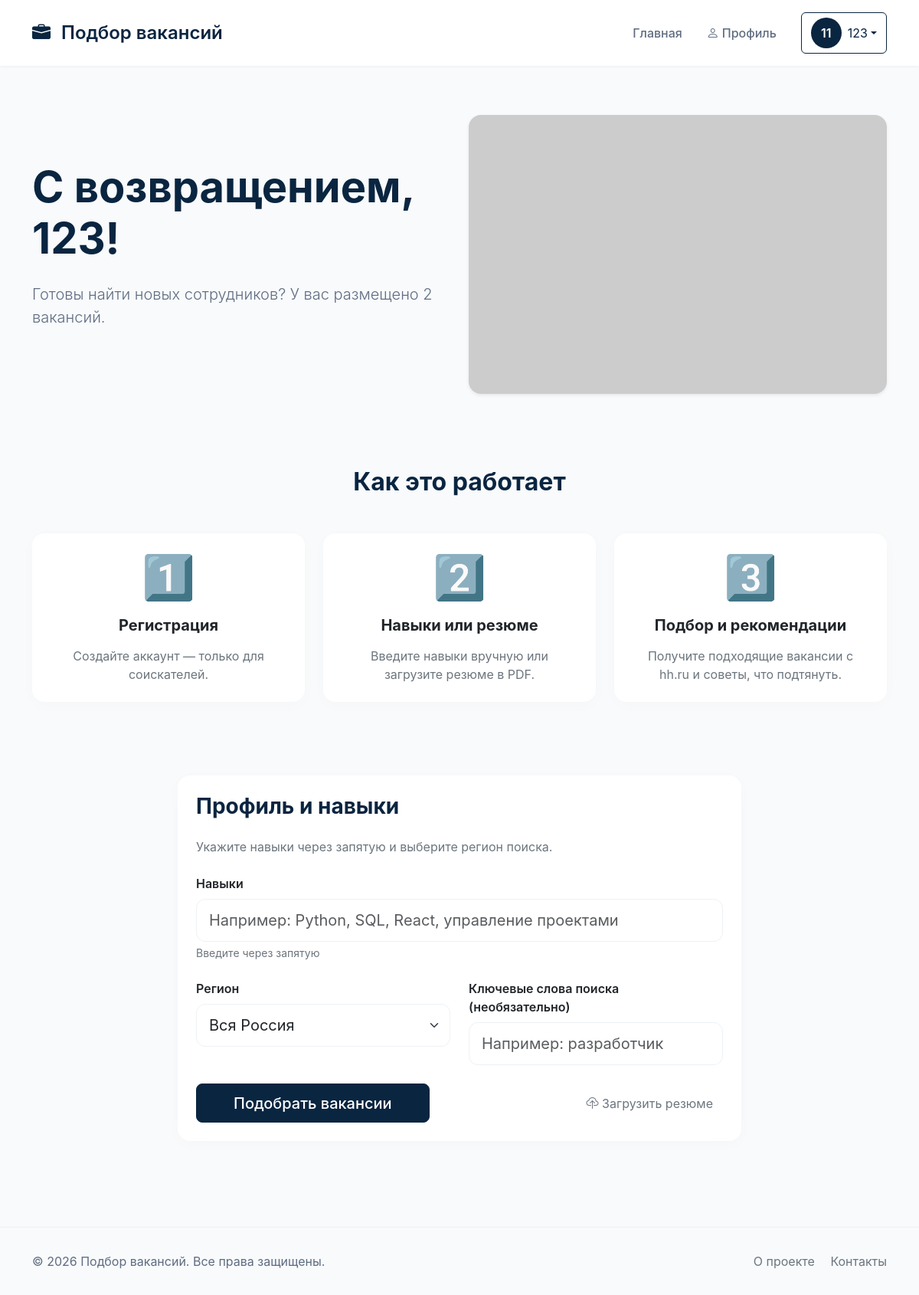
The page / (signed in) on the database its author committed.
### models.py (models this page shows, shortened)
class User(UserMixin, db.Model):
    __tablename__ = 'users'
    id = db.Column(db.Integer, primary_key=True)
    email = db.Column(db.String(120), unique=True, nullable=False)
    password_hash = db.Column(db.String(200), nullable=False)
    first_name = db.Column(db.String(50), nullable=False)
    last_name = db.Column(db.String(50), nullable=False)
    company_name = db.Column(db.String(100), nullable=True)  # Для работодателей
    company_description = db.Column(db.Text, nullable=True)  # Описание компании
    company_website = db.Column(db.String(100), nullable=True)  # Сайт компании
    company_logo = db.Column(db.String(200), nullable=True)  # Путь к логотипу
    phone = db.Column(db.String(20), nullable=True)
    role = db.Column(db.String(20), nullable=False, default='job_seeker')
    created_at = db.Column(db.DateTime, default=datetime.utcnow)
    is_active = db.Column(db.Boolean, default=True)
    skills = db.relationship('UserSkill', back_populates='user', cascade='all, delete-orphan')
    applications = db.relationship('Application', back_populates='applicant',
                                   foreign_keys='Application.applicant_id',
                                   cascade='all, delete-orphan')
    posted_vacancies = db.relationship('Vacancy', back_populates='employer',
                                       foreign_keys='Vacancy.posted_by',
                                       cascade='all, delete-orphan')
    @property
    def is_employer(self):
        return self.role == 'employer'
    @property
    def is_job_seeker(self):
        return self.role == 'job_seeker'

### app.py (the view, shortened to what this page needs)
    @app.route('/', methods=['GET', 'POST'])
    def index():
        results = None
        return render_template('index.html', results=results)

### templates/index.html (shortened to what this page needs)
{% extends "base.html" %}
{% block content %}
<div class="container py-5">
    <div class="row align-items-center">
        <div class="col-lg-6">
            {% if current_user.is_authenticated %}
                <h1 class="display-4 fw-bold mb-4" style="color: #0a2540;">
                    С возвращением,<br>{{ current_user.first_name }}!
                </h1>
                <p class="lead mb-4" style="color: #5f6c80; font-size: 1.25rem;">
                    {% if current_user.is_job_seeker %}
                        Продолжим поиск идеальной работы? У вас {{ current_user.skills|length }} навыков в профиле.
                    {% else %}
                        Готовы найти новых сотрудников? У вас размещено {{ current_user.posted_vacancies|length }} вакансий.
                    {% endif %}
                </p>
            {% endif %}
        </div>
        <div class="col-lg-6">
            <img src="https://via.placeholder.com/600x400/e6f7ff/0a2540?text=Вакансии+hh.ru"
                 alt="Подбор вакансий"
                 class="img-fluid rounded-4 shadow-sm">
        </div>
    </div>
</div>
<div class="container py-5">
    <h2 class="text-center fw-bold mb-5" style="color: #0a2540;">Как это работает</h2>
    <div class="row g-4">
        <div class="col-md-4">
            <div class="card h-100 p-4">
                <div class="text-center mb-3">
                    <span class="display-4">1️⃣</span>
                </div>
                <h3 class="h5 fw-bold text-center mb-3">Регистрация</h3>
                <p class="text-secondary text-center mb-0">Создайте аккаунт — только для соискателей.</p>
            </div>
        </div>
        <div class="col-md-4">
            <div class="card h-100 p-4">
                <div class="text-center mb-3">
                    <span class="display-4">2️⃣</span>
                </div>
                <h3 class="h5 fw-bold text-center mb-3">Навыки или резюме</h3>
                <p class="text-secondary text-center mb-0">Введите навыки вручную или загрузите резюме в PDF.</p>
            </div>
        </div>
        <div class="col-md-4">
            <div class="card h-100 p-4">
                <div class="text-center mb-3">
                    <span class="display-4">3️⃣</span>
                </div>
                <h3 class="h5 fw-bold text-center mb-3">Подбор и рекомендации</h3>
                <p class="text-secondary text-center mb-0">Получите подходящие вакансии с hh.ru и советы, что подтянуть.</p>
            </div>
        </div>
    </div>
</div>
<div class="container py-5" id="search-form">
    <div class="row">
        <div class="col-lg-8 mx-auto">
            <div class="card p-4">
                <h3 class="fw-bold mb-4" style="color: #0a2540;">Профиль и навыки</h3>
                <p class="text-secondary mb-4">Укажите навыки через запятую и выберите регион поиска.</p>
                <form method="POST" action="/">
                    <div class="mb-4">
                        <label for="skills" class="form-label fw-semibold">Навыки</label>
                        <input type="text" class="form-control form-control-lg" id="skills" name="skills"
                               placeholder="Например: Python, SQL, React, управление проектами"
                               value="{{ request.form.get('skills', '') }}">
                        <div class="form-text text-secondary">Введите через запятую</div>
                    </div>
                    <div class="row mb-4">
                        <div class="col-md-6">
                            <label for="region" class="form-label fw-semibold">Регион</label>
                            <select class="form-select form-select-lg" id="region" name="region">
                                <option value="113" selected>Вся Россия</option>
                            </select>
                        </div>
                        <div class="col-md-6">
                            <label for="keywords" class="form-label fw-semibold">Ключевые слова поиска (необязательно)</label>
                            <input type="text" class="form-control form-control-lg" id="keywords" name="keywords"
                                   placeholder="Например: разработчик">
                        </div>
                    </div>
                    <div class="d-grid gap-2 d-md-flex justify-content-md-between align-items-center">
                        <button type="submit" name="action" value="skills" class="btn btn-primary btn-lg px-5">
                            Подобрать вакансии
                        </button>
                        <button type="button" class="btn btn-link text-secondary" data-bs-toggle="modal" data-bs-target="#resumeModal">
                            <i class="bi bi-cloud-upload"></i> Загрузить резюме
                        </button>
                    </div>
                </form>
            </div>
        </div>
    </div>
</div>
{% endblock %}

### templates/base.html (shortened to what this page needs)
<!DOCTYPE html>
<html lang="ru">
<head>
    <link href="https://cdn.jsdelivr.net/npm/bootstrap@5.3.0/dist/css/bootstrap.min.css" rel="stylesheet">
    <link rel="stylesheet" href="https://cdn.jsdelivr.net/npm/bootstrap-icons@1.11.0/font/bootstrap-icons.css">
</head>
<body>
    <nav class="navbar navbar-expand-lg">
        <div class="container">
            <a class="navbar-brand" href="/">
                <i class="bi bi-briefcase-fill me-2" style="color: #0a2540;"></i>
                Подбор вакансий
            </a>
            <div class="collapse navbar-collapse" id="navbarNav">
                <ul class="navbar-nav ms-auto">
                    {% if current_user.is_authenticated %}
                        <li class="nav-item">
                            <a class="nav-link" href="/">Главная</a>
                        </li>
                        <li class="nav-item">
                            <a class="nav-link" href="{{ url_for('auth.profile') }}">
                                <i class="bi bi-person me-1"></i>Профиль
                            </a>
                        </li>
                    {% endif %}
                </ul>
                <div class="ms-3">
                    {% if current_user.is_authenticated %}
                        <div class="dropdown">
                            <button class="btn btn-outline-primary dropdown-toggle d-flex align-items-center" type="button" data-bs-toggle="dropdown">
                                <div class="avatar-circle me-2">
                                    {{ current_user.first_name[0] }}{{ current_user.last_name[0] }}
                                </div>
                                {{ current_user.first_name }}
                            </button>
                        </div>
                    {% else %}
                        <a href="{{ url_for('auth.login') }}" class="btn btn-outline-primary btn-sm">Войти</a>
                        <a href="{{ url_for('auth.register') }}" class="btn btn-primary btn-sm ms-2">Регистрация</a>
                    {% endif %}
                </div>
            </div>
        </div>
    </nav>
    <main>
        {% block content %}{% endblock %}
    </main>
    <footer>
        <div class="container">
            <div class="row">
                <div class="col-md-6">
                    <p class="mb-0">© 2026 Подбор вакансий. Все права защищены.</p>
                </div>
                <div class="col-md-6 text-end">
                    <a href="#" class="text-decoration-none text-secondary me-3">О проекте</a>
                    <a href="#" class="text-decoration-none text-secondary">Контакты</a>
                </div>
            </div>
        </div>
    </footer>
</body>
</html>

### templates/base.html (style rules this page uses)
body { background-color: #f8fafc; font-family: -apple-system, BlinkMacSystemFont, 'Segoe UI', Roboto, Oxygen, Ubuntu, sans-serif; }
.navbar { background-color: white !important; box-shadow: 0 1px 3px rgba(0,0,0,0.05); padding: 1rem 0; }
.navbar-brand { font-weight: 600; color: #0a2540 !important; font-size: 1.5rem; }
.nav-link { color: #5f6c80 !important; font-weight: 500; margin: 0 0.5rem; }
.btn-primary { background-color: #0a2540; border-color: #0a2540; padding: 0.6rem 1.5rem; font-weight: 500; }
.btn-outline-primary { border-color: #0a2540; color: #0a2540; }
.card { border: none; border-radius: 16px; box-shadow: 0 4px 20px rgba(0,0,0,0.02); transition: transform 0.2s, box-shadow 0.2s; }
footer { margin-top: 4rem; padding: 2rem 0; color: #5f6c80; border-top: 1px solid #eef2f6; }
.form-control, .form-select { border: 1px solid #eef2f6; border-radius: 12px; padding: 0.75rem 1rem; }
.btn-link { text-decoration: none; }
.avatar-circle { width: 40px; height: 40px; background-color: #0a2540; border-radius: 50%; display: flex; align-items: center; justify-content: center; color: white; font-weight: 600; }

### rows shown on the page
User: first_name "1", last_name "1", first_name "123"

### other values the page prints
{{ current_user.posted_vacancies|length }} "2"
